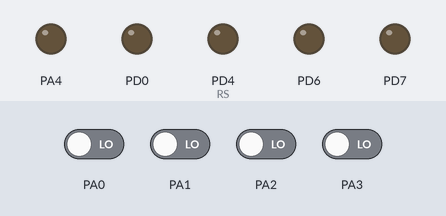
A program run on a simulated ATmega16, built with avr-gcc and emulated at 8 MHz. Parts: output pins drawn as LEDs (lit = HIGH). The test bench sets the inputs (shaded band); at power-on: PA0–3 LOW. Pins used as bus, display or sensor lines are not drawn.

Above: at 0.1 s.
At 1.1 s:
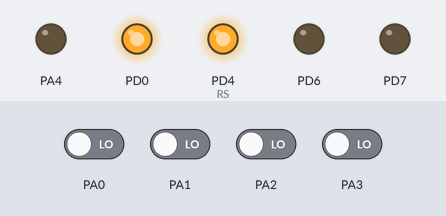
Timing chart, 0 to 2.6 s (numbered marks = the images above):
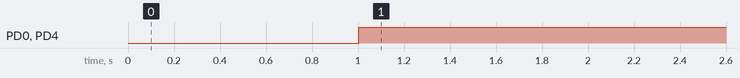

The program:

KBD.c
```c
#include <avr/io.h>
#include "LCD.h"
#define NOKEY 0x7f
#define DELAY 200

char kbscan(){
   unsigned char temp;
   unsigned char cols = ' ';
   unsigned char lina = 0; // active line
   unsigned char cola = 0; // active column
   unsigned char internal_code;
   char code2return;
   char LUT[] = "123A456B789C*0#D";

   for( DDRA = 1<<4; DDRA !=0; DDRA <<=1 ) { //shift left DDRA by 1 bit each time where DDRA=00010000 at start until DDRA=0
      _delay_us(4);
      cols=~PINA;
      cols=cols & 0b00001111;   //we mask bits 7:4 to 0
      if(cols){         //test whether there is at least one '1' in cols
         break;
      }
   }

   if(cols == 0){
      return NOKEY;
   }

   temp = DDRA;

   while((temp & 1<<4) == 0 ){   //we determine active line (shift right temp until 1 is on bit 4 and count the lines)
      lina++;
      temp >>= 1;
   }

   temp = cols;

   while((temp & 1<<0) == 0){    //we determine active column (shift right temp until there is a 1 on bit 0 and count the columns)
      cola++;
      temp >>= 1;
   }

   internal_code= lina * 4 + cola;

   code2return= LUT[internal_code];
   return code2return;
}


//int main(){
//char temp;
//
//PORTA = 0;
//initLCD();
//while(1){
//temp=kbscan();
//if(NOKEY != temp){
//clrLCD();
//putchLCD(temp);
//}
//}
//}

int main(){
   char code_ante = NOKEY;
   char code_now = NOKEY;

   unsigned char kbhit = 0;
   char kbcode;

   unsigned char loop_cnt=0;

   PORTA = 0;
   initLCD();

   //sysinit(); // it is not in the lecture notes, but it is necessary

   while(1){ //main loop
      //  
      if(loop_cnt==DELAY){ // read from 15 ms to 15 ms
         loop_cnt=0;

         code_ante = code_now;
         code_now = kbscan();
         if( code_ante == NOKEY && code_now != NOKEY){
            kbhit=1;
            kbcode=code_now;
         }
      }
      //   
      //use the key code
      if(kbhit){
         kbhit=0;
         //process kbcode; for example, display it
         putchLCD(kbcode);
      }
      //  
      loop_cnt++;
   } //end while
} //end main
```

LCD.c
```c
#include "LCD.h"

#define E  5
#define RS 4

#define IReg 0
#define DReg 1

void wr_LCDreg(unsigned char vRS, unsigned char data){

   static volatile unsigned char cnt8;

#define wait125   cnt8++

   static unsigned char first=1;

   PORTD = (data>>4) & 0x0f;

   if(vRS==0)
      clrbit(PORTD,RS);	//RS=0
   else
      setbit(PORTD,RS);	//RS=1

   wait125;

   setbit(PORTD,E);	//E=1
   wait125;
   wait125;

   clrbit(PORTD,E);	//E=0
   wait125;

   if(first){
      first=0;
      return;
   }

   PORTD &=0xf0;
   PORTD = PORTD | (data & 0x0f);

   wait125;

   setbit(PORTD,E);	//E=1
   wait125;
   wait125;

   clrbit(PORTD,E);	//E=0
   wait125;
}

void initLCD(){
    PORTD = 0;
    DDRD  = 0xff;
    _delay_ms(1000);
   // Function set
	//bit 7 6 5 4   3 2 1 0
	//    0 0 1 DL  N F - -
	//    0 0 1  0  1 1 0 0  0x3c
	wr_LCDreg(IReg, 0b00101100);
   _delay_us(50);

	wr_LCDreg(IReg, 0b00101100);
   _delay_us(50);

   // Display on/off control
   // Display on/off control
	//bit 7 6 5 4   3 2 1 0
	wr_LCDreg(IReg, 0x0e);
   _delay_us(50);

   // Entry mode set
   //bit 7 6 5 4   3 2 1 0
	wr_LCDreg(IReg, 0x06);
   _delay_us(50);

   // Clear display
   //bit 7 6 5 4   3 2 1 0
	wr_LCDreg(IReg, 0x01);
   _delay_ms(3);
}

void clrLCD(){
	wr_LCDreg(IReg, 0x01);
    _delay_ms(2);
}

void gotoLC(unsigned char line, unsigned char col){
   if(line>=1 && line<=2 && col>=1 && col <= 16){
      wr_LCDreg(IReg, 0x80 + 0x40 * --line + --col); //set DDRAM address
      _delay_us(50);
   }
}

void putchLCD(char ch){
	wr_LCDreg(DReg,ch);
   _delay_us(50);
}

void putsLCD( char ch[]){
	while(*ch)
		putchLCD(*ch++);
}
 
```

LCD.h
```c
#include <avr/io.h>
#define F_CPU 8000000UL
#include <util/delay.h>

#define clrbit(var,bit) ( (var) &= ~(1 << (bit)) )
#define setbit(var,bit) ( (var) |=  1 << (bit) )
#define testbit(var,bit)( (var) &   1 << (bit) )

void initLCD();
void putchLCD(char ch);
void putsLCD( char ch[]);
void clrLCD();
void gotoLC(unsigned char line, unsigned char col);
```

Measured:
- by itself, PD0, PD4 (RS): LOW → HIGH at 1.0 s
